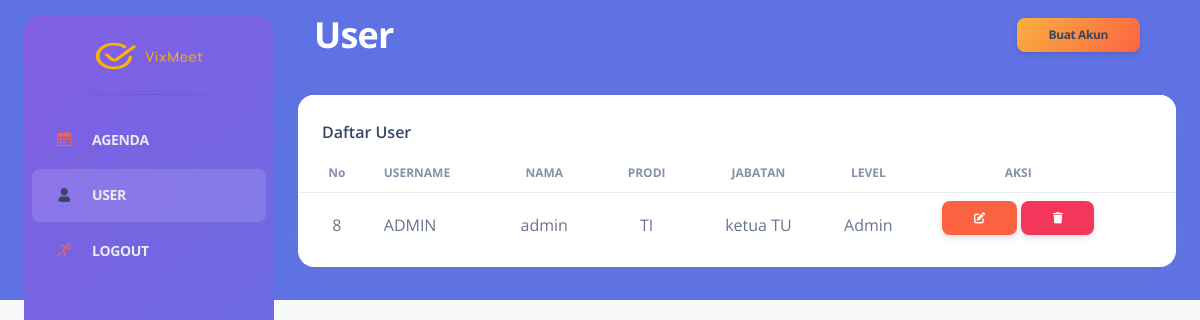
Page /pages/user.php (signed in) on the committed database.
### tables this page shows
CREATE TABLE `user` (
  `id_user` int(11) NOT NULL,
  `username` varchar(20) NOT NULL,
  `password` varchar(60) NOT NULL,
  `nama` varchar(50) NOT NULL,
  `prodi` enum('TI','SI','MP','Keubank') NOT NULL,
  `jabatan` varchar(100) NOT NULL,
  `level` enum('Admin','Sekertaris') NOT NULL
);

### pages/user.php (the view, shortened to what this page needs)
<?php
include '../backend/koneksi.php';
$loggedInProdi = isset($_SESSION['prodi']) ? $_SESSION['prodi'] : '';
$loggedInLevel = isset($_SESSION['level']) ? $_SESSION['level'] : '';
?>
<!DOCTYPE html>
<html lang="en">
<head>
  <link href="../assets/css/nucleo-icons.css" rel="stylesheet" />
  <link href="../assets/css/nucleo-svg.css" rel="stylesheet" />
  <link href="../assets/css/nucleo-svg.css" rel="stylesheet" />
  <link id="pagestyle" href="../assets/css/argon-dashboard.css?v=2.0.4" rel="stylesheet" />
</head>
<body class="g-sidenav-show   bg-gray-100 ">
  <aside class="sidenav bg-gradient-primary navbar navbar-vertical navbar-expand-xs border-0 border-radius-xl my-3 fixed-start ms-4 " id="sidenav-main">
    <div class="sidenav-header">
      <a class="navbar-brand m-0" href="user.html" target="_blank">
        <center><img src="../assets/img/Logo.png" class="navbar-brand-img h-100" alt="main_logo" width="110px" height="100px"></center>
      </a>
    </div>
    <hr class="horizontal dark mt-0">
    <div class="collapse navbar-collapse  w-auto " id="sidenav-collapse-main">
      <ul class="navbar-nav">
        <li class="nav-item">
          <a class="nav-link " href="../pages/dashboard.php">
            <div class="icon icon-shape icon-sm border-radius-md text-center me-2 d-flex align-items-center justify-content-center">
              <i class="ni ni-calendar-grid-58 text-warning text-sm opacity-10"></i>
            </div>
            <span class="nav-link-text ms-1 text-light text-uppercase"><strong>agenda</strong></span>
          </a>
        </li>
        <li class="nav-item">
          <a class="nav-link active" href="../pages/user.php">
            <div class="icon icon-shape icon-sm border-radius-md text-center me-2 d-flex align-items-center justify-content-center">
              <i class="ni ni-single-02 text-dark text-sm opacity-10"></i>
            </div>
            <span class="nav-link-text ms-1 text-light text-uppercase"><strong>User</strong></span>
          </a>
        </li>
        <li class="nav-item">
          <a class="nav-link " href="../pages/login.php">
            <div class="icon icon-shape icon-sm border-radius-md text-center me-2 d-flex align-items-center justify-content-center">
              <i class="ni ni-user-run text-warning text-sm opacity-10"></i>
            </div>
            <span class="nav-link-text ms-1 text-light text-uppercase"><strong>Logout</strong></span>
          </a>
        </li>
      </ul>
    </div>
  </aside>
    <main class="main-content position-relative border-radius-lg ">
      <nav class="navbar navbar-main navbar-expand-lg px-0 mx-4 shadow-none border-radius-xl " id="navbarBlur" data-scroll="false">
        <div class="container-fluid py-1 px-3">
          <nav aria-label="breadcrumb">
            <h2 class="font-weight-bolder text-white mb-0">User</h2>
          </nav>
          <div class="d-flex">
            <ul class="navbar-nav d-lg-block d-none">
              <?php
                if ($loggedInLevel !== 'Sekertaris') {
                    echo '<li class="nav-item">';
                    echo '<a href="buat_akun.php" class="btn btn-sm mb-0 me-1 bg-gradient-warning text-dark">Buat Akun</a>';
                    echo '</li>';
                }
                ?>
            </ul>
          <div class="collapse navbar-collapse mt-sm-0 mt-2 me-md-0 me-sm-4" id="navbar">
          </div>
        </div>
      </div>
      </nav>
      <div class="container-fluid py-4">
        <div class="row">
          <div class="col-12">
            <div class="card mb-4">
              <div class="card-header pb-0">
                <h6> Daftar User </h6>
              </div>
              <div class="card-body px-0 pt-0 pb-2">
                <div class="table-responsive p-0">
                  <table class="table align-items-center mb-0">
                    <thead>
                      <tr>
                        <th class="text-center text-secondary text-xs font-weight-bolder opacity-10">No</th>
                        <th class="text-uppercase text-secondary text-xs font-weight-bolder opacity-10 ps-2">Username</th>
                        <th class="text-center text-uppercase text-secondary text-xs font-weight-bolder opacity-10">Nama</th>
                        <th class="text-center text-uppercase text-secondary text-xs font-weight-bolder opacity-10">Prodi</th>
                        <th class="text-center text-uppercase text-secondary text-xs font-weight-bolder opacity-10">Jabatan</th>
                        <th class="text-center text-uppercase text-secondary text-xs font-weight-bolder opacity-10">Level</th>
                        <?php
                if ($loggedInLevel !== 'Sekertaris') {
                    echo '<th class="text-center text-uppercase text-secondary text-xs font-weight-bolder opacity-10">Aksi</th>';
                }
                ?>
                        <th class="text-secondary opacity-7"></th>
                      </tr>
                    </thead>
                    <tbody>
                    <?php
if (!empty($loggedInProdi)) {
    $query = "SELECT * FROM user WHERE prodi = '$loggedInProdi'";
    $result = mysqli_query($koneksi, $query);
    if ($result) {
        while ($row = mysqli_fetch_assoc($result)) {
            echo "<tr>";
            echo "<td class='text-center'>$row[id_user]</td>";
            echo "<td class='text-uppercase'>$row[username]</td>";
            echo "<td class='text-center'>$row[nama]</td>";
            echo "<td class='text-center'>$row[prodi]</td>";
            echo "<td class='text-center'>$row[jabatan]</td>";
            echo "<td class='text-center'>$row[level]</td>";
            echo "<td class='text-center'>";
                        if ($loggedInLevel !== 'Sekertaris') {
                          echo "<a href='../backend/edit_user.php?id=$row[id_user]' class='btn btn-warning btn-sm'>
                                  <i class='fas fa-edit'></i>
                                </a>
                                <a href='../backend/hapus_user.php?id=$row[id_user]' class='btn btn-danger btn-sm' onclick='return confirm(\"Apakah Anda yakin ingin menghapus data ini?\")'>
                                  <i class='fas fa-trash'></i>
                                </a>";
                        }
            echo "</td>";
            echo "</tr>";
        }
    } else {
        echo "Error: " . mysqli_error($koneksi);
    }
} else {
    echo "Invalid session or prodi information.";
}
?>
                      </tbody>
                  </table>
                  </div>
                </div>
              </div>
            </div>
      </div>
    </main>
  </body>
  </html>

### assets/css/nucleo-svg.css (style rules this page uses)
.icon { display: inline-block; color: #111111; height: 1em; width: 1em; }
.icon-sm { height: 0.8em; width: 0.8em; }
.icon { fill: currentColor; stroke: none; }

### rows in the picture
user: id_user "8", username "ADMIN", nama "admin", prodi "TI", jabatan "ketua TU", level "Admin"
